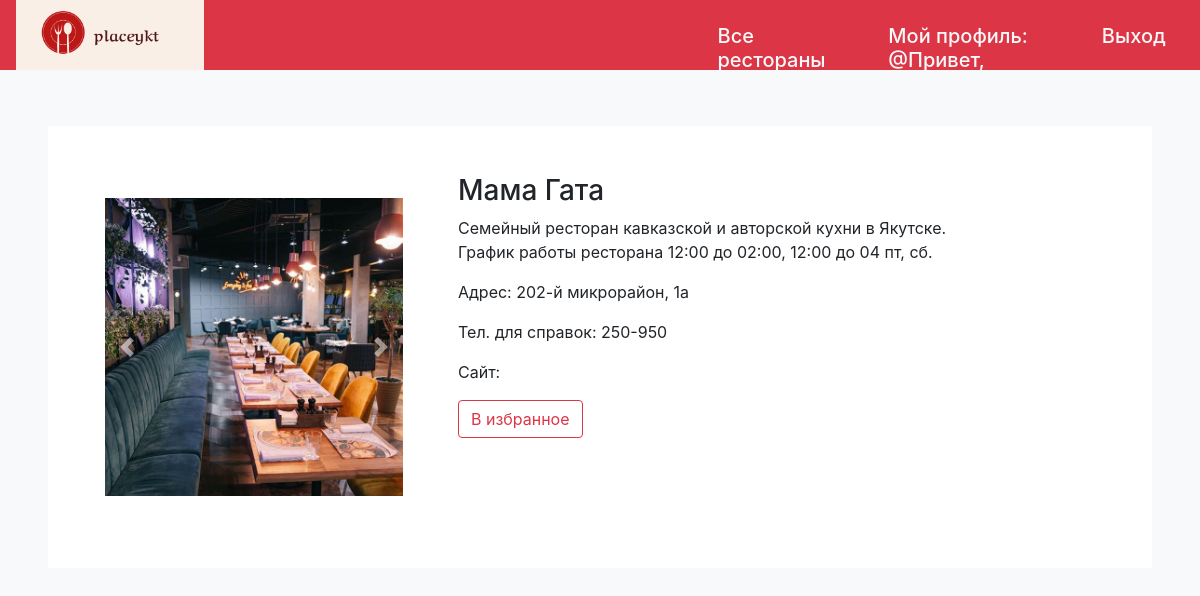
Screenshot of /post.php?id=6&idre=1 with the database file from the repository.
### tables this page shows
CREATE TABLE `users` (
  `id` int(10) NOT NULL,
  `login` varchar(355) NOT NULL,
  `pass` varchar(355) NOT NULL,
  `email` varchar(355) NOT NULL,
  `avatar` varchar(355) NOT NULL
);

CREATE TABLE `restorans` (
  `idre` int(10) NOT NULL,
  `text` varchar(355) NOT NULL,
  `headline` varchar(355) NOT NULL,
  `logores` varchar(355) NOT NULL,
  `adress` varchar(355) NOT NULL,
  `tel` varchar(355) NOT NULL,
  `site` varchar(355) NOT NULL
);

CREATE TABLE `images` (
  `restorans_idre` int(10) NOT NULL,
  `link` varchar(355) NOT NULL,
  `id_img` int(10) NOT NULL
);

### post.php (the view, shortened to what this page needs)
<!DOCTYPE html>
<html>
<head>
	<link rel="stylesheet" href="https://stackpath.bootstrapcdn.com/bootstrap/4.2.1/css/bootstrap.min.css">
</head>
<body class="bg-light">
	<?php
		$connect = mysqli_connect('127.0.0.1','root','','nanastv');
		$query = mysqli_query($connect,"SELECT * FROM users WHERE id='". $_GET['id']. "' ");
		$us = $query->fetch_assoc();
	 ?>
	  <div class="row bg-danger mb-2" style="height:70px" >
	  	<div class="col-3">
	  		<img src="images/logo2.png" class="ml-3" style="height:70px" >
	  	</div>
	  	<div class="col-4"></div>
	  	<div class="col-5">
	  			<div class="row p-0">
		  			<div class="col-4 mt-4">
		  				<a href=<?php echo 'main.php?id='.$us['id'] ?> class="text-light">
		  					<h5>Все рестораны</h5>
		  				</a>
		  			</div>
		  			<div class="col-5 mt-4">
		  				<a href=<?php echo 'prof.php?id='.$us['id'] ?> class="text-light">
		  					<h5>Мой профиль: @<?php echo $us['login'] ?></h5>
		  				</a>
		  			</div>
		  			<div class="col-2 mt-4">
		  				<a href="index.php" class="text-light">
		  					<h5>Выход</h5>
		  				</a>
		  			</div>
		  		</div>
		  	</div>
	  </div>
	  <div class="p-5">
		  <div class="bg-white p-5">
    		<form method="POST" action=<?php echo 'likes.php?id='.$us['id']?>>
    			<div class="row">
    				<div class="col-4 p-4 mr-3" style="padding: 50px">
						<div id="carouselExampleInterval" class="carousel slide " data-ride="carousel">
						  <div class="carousel-inner">
						  	<?php
								$connect = mysqli_connect('127.0.0.1','root','','nanastv');
								$que = mysqli_query($connect,"SELECT * FROM restorans INNER JOIN images ON restorans.idre = images.restorans_idre  WHERE idre ='". $_GET['idre']. "' ");
								for ($i=0; $i < $que->num_rows; $i++) {
								$po = $que->fetch_assoc();  ?>
						    <div class="carousel-item active" data-interval="2000">
						      <img  src=<?php echo '"'. $po['link'].'"'?> class="d-block w-100" alt="...">
						    </div>
						    	<?php }; ?>
						  </div>
						  <a class="carousel-control-prev" href="#carouselExampleInterval" role="button" data-slide="prev">
						    <span class="carousel-control-prev-icon" aria-hidden="true"></span>
						  </a>
						  <a class="carousel-control-next" href="#carouselExampleInterval" role="button" data-slide="next">
						    <span class="carousel-control-next-icon" aria-hidden="true"></span>
						  </a>
						</div>
	    		  	</div>
	    		  	<?php
					$connect = mysqli_connect('127.0.0.1','root','','nanastv');
					$query = mysqli_query($connect,"SELECT * FROM restorans INNER JOIN images ON restorans.idre = images.restorans_idre  WHERE idre ='". $_GET['idre']. "' ");
					$res = $query->fetch_assoc();  ?>
	    		  	<div class="col-6">
	    		  		<div>
		    		  		<h3><?php echo  $res['headline']?></h3>
		    		  	</div>
		    		  	<div>
		    		  		<p><?php echo $res['text']?></p>
		    		  	</div>
		    		  	<div>
		    		  		<p>Адрес: <?php echo $res['adress']?></p>
		    		  	</div>
		    		  	<div>
		    		  		<p>Тел.  для справок: <?php echo $res['tel']?></p>
		    		  	</div>
		    		  	<div>
		    		  		<p>Сайт: <?php echo $res['site']?></p>
		    		  	</div>
    		   			 <button type="submit" class="btn btn-outline-danger">В избранное</button>
	    		  	</div>
    		  	</div>
		  	</form>
		  </div>
	  </div>
</body>
</html>

### rows the page displays
users: login "Привет, хороший сайт"
restorans: images.link (picture), headline "Мама Гата", text "Семейный ресторан кавказской и авторской кухни в Якутске. График работы ресторана 12:00 до 02:00, 12:00 до 04 пт, сб.", adress "202-й микрорайон, 1а", tel "250-950"
